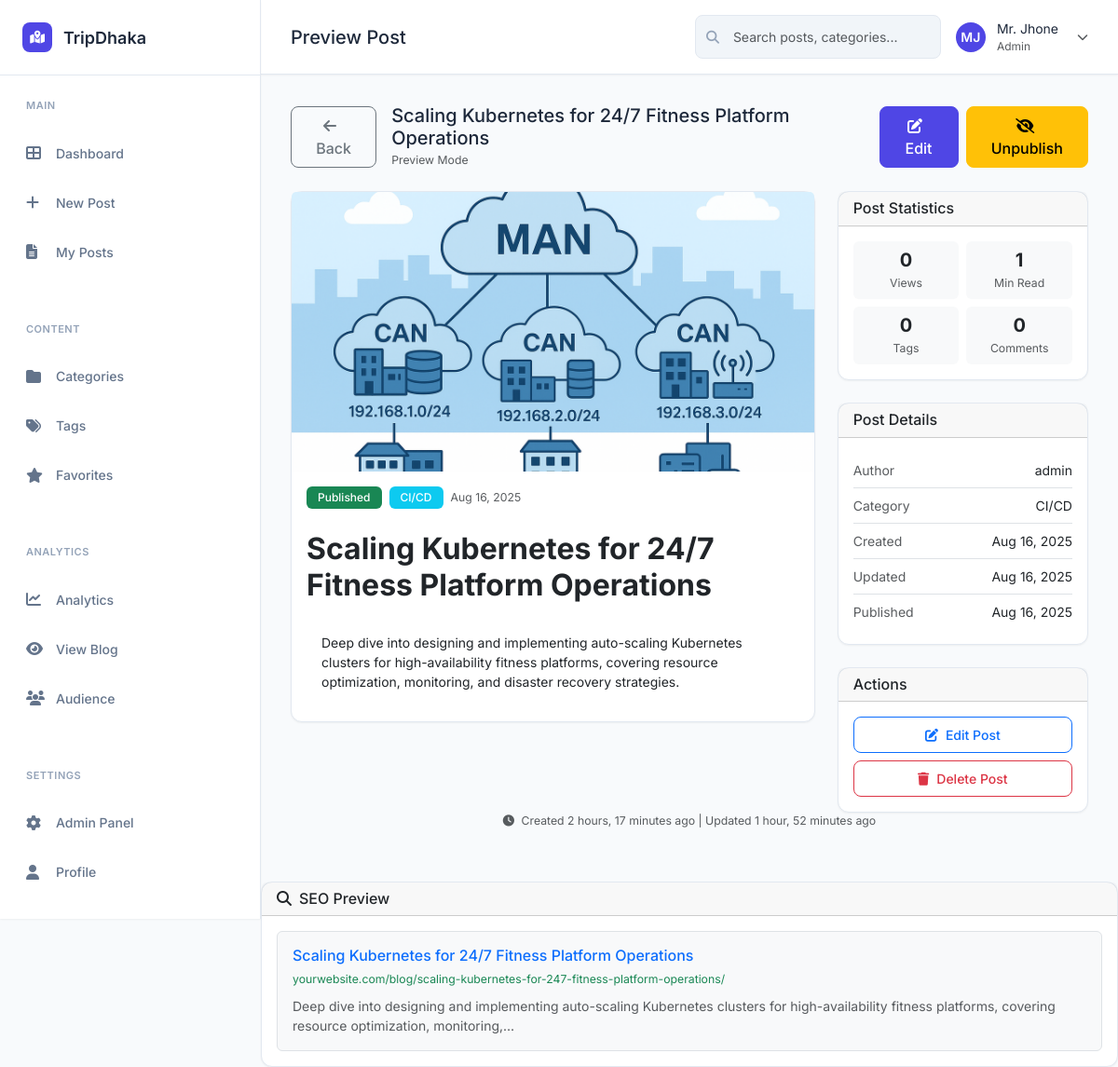
The app's page /preview/5/ (signed in), older data.
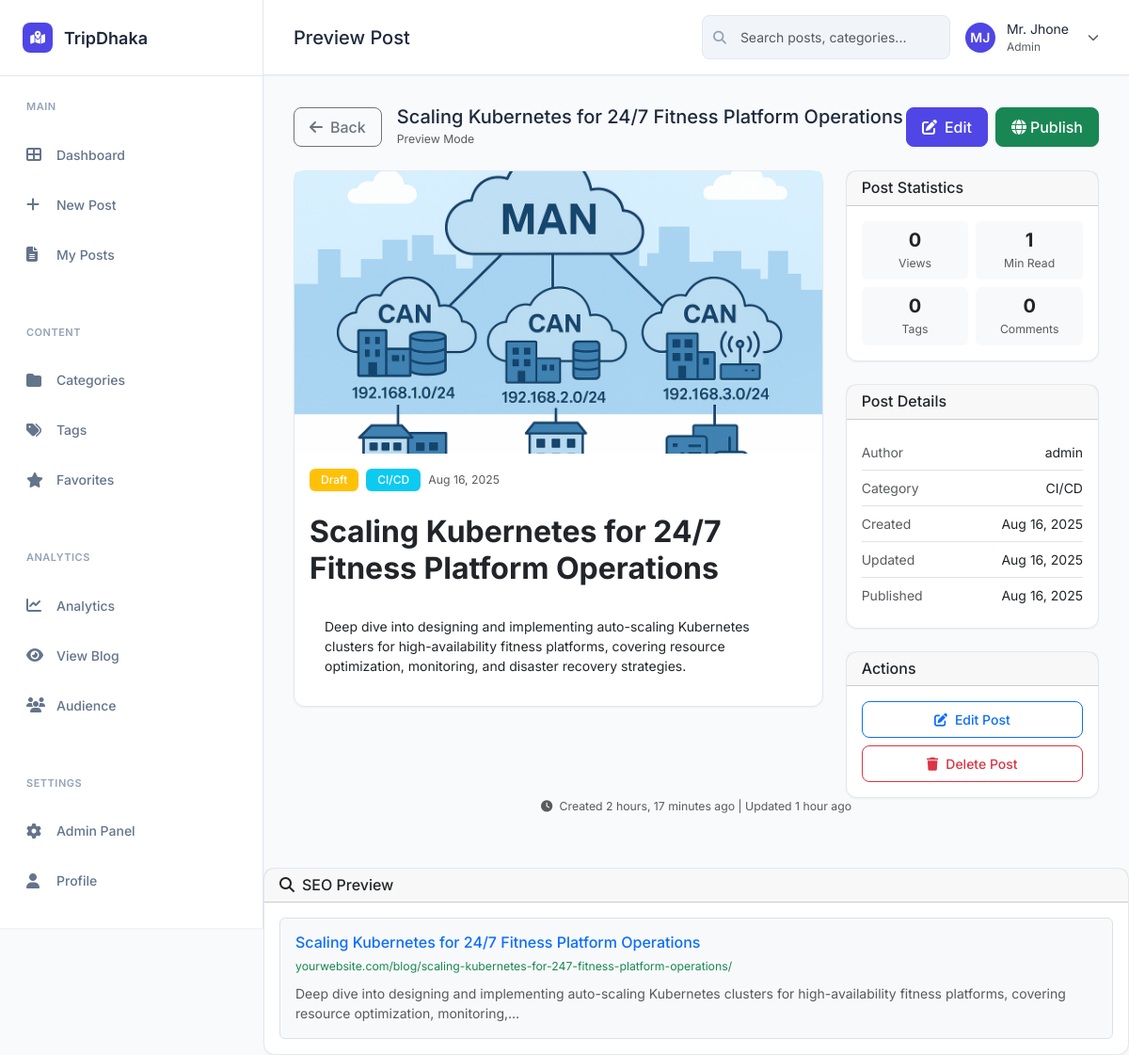
The same page, newer data.
### blog/models.py (models this page shows, shortened)
class Post(models.Model):
    STATUS_CHOICES = [
        ('draft', 'Draft'),
        ('published', 'Published'),
    ]
    title = models.CharField(max_length=200)
    slug = models.SlugField(max_length=200, unique=True, blank=True)
    author = models.ForeignKey(User, on_delete=models.CASCADE, related_name='blog_posts')
    category = models.ForeignKey(Category, on_delete=models.SET_NULL, null=True, blank=True, related_name='posts')
    tags = models.ManyToManyField(Tag, blank=True, related_name='posts')
    excerpt = models.TextField(max_length=300, blank=True, help_text='Brief description of the post')
    content = models.TextField()
    featured_image = models.ImageField(upload_to='blog_images/', blank=True, null=True)
    status = models.CharField(max_length=10, choices=STATUS_CHOICES, default='draft')
    created_at = models.DateTimeField(auto_now_add=True)
    updated_at = models.DateTimeField(auto_now=True)
    published_at = models.DateTimeField(null=True, blank=True)
    views = models.PositiveIntegerField(default=0)
    class Meta:
        ordering = ['-created_at']
        indexes = [
            models.Index(fields=['-created_at']),
            models.Index(fields=['status']),
            models.Index(fields=['slug']),
        ]
    @property
    def reading_time(self):
        word_count = len(self.content.split())
        return max(1, word_count // 200)  # Assuming 200 words per minute

class Category(models.Model):
    name = models.CharField(max_length=100, unique=True)
    slug = models.SlugField(max_length=100, unique=True, blank=True)
    description = models.TextField(blank=True)
    created_at = models.DateTimeField(auto_now_add=True)
    class Meta:
        verbose_name_plural = 'Categories'
        ordering = ['name']

### blog/views.py (the view)
# urls.py: path('preview/<int:post_id>/', views.preview_post, name='preview_post'),
@login_required
def preview_post(request, post_id):
    post = get_object_or_404(Post, id=post_id)
    context = {'post': post}
    return render(request, 'blog/preview_post.html', context)

### blog/templates/blog/preview_post.html (shortened to what the changed rows need)
{% extends 'blog/base.html' %}
{% block content %}
<div class="d-flex justify-content-between align-items-center mb-4">
    <div class="d-flex align-items-center gap-3">
        <div>
            <h5 class="mb-0 fw-600">{{ post.title }}</h5>
            <small class="text-muted">Preview Mode</small>
        </div>
    </div>
    <div class="d-flex gap-2">
        <a href="{% url 'blog:edit_post' post.id %}" class="btn btn-primary">
            <i class="fas fa-edit me-2"></i>Edit
        </a>
        {% if post.status == 'draft' %}
            <button class="btn btn-success" onclick="publishPost('{{ post.id }}')">
                <i class="fas fa-globe me-1"></i>Publish
            </button>
        {% else %}
            <button class="btn btn-warning" onclick="unpublishPost('{{ post.id }}')">
                <i class="fas fa-eye-slash me-1"></i>Unpublish
            </button>
        {% endif %}
    </div>
</div>
<div class="row">
    <div class="col-lg-8">
        <div class="card">
            {% if post.featured_image %}
                <img src="{{ post.featured_image.url }}" class="card-img-top" alt="{{ post.title }}" style="height: 300px; object-fit: cover;">
            {% endif %}
            <div class="card-body">
                <div class="mb-4">
                    <div class="d-flex align-items-center gap-2 mb-3">
                        {% if post.status == 'published' %}
                            <span class="badge bg-success">Published</span>
                        {% else %}
                            <span class="badge bg-warning">Draft</span>
                        {% endif %}
                        {% if post.category %}
                            <span class="badge bg-info">{{ post.category.name }}</span>
                        {% endif %}
                        <span class="text-muted small">{{ post.created_at|date:"M d, Y" }}</span>
                    </div>
                </div>
                <h1 class="h2 fw-bold mb-3">{{ post.title }}</h1>
                <div class="post-content">
                    {{ post.content|safe }}
                </div>
            </div>
        </div>
    </div>
    <div class="col-lg-4">
        <div class="card mb-4">
            <div class="card-body">
                <div class="row g-2">
                    <div class="col-6">
                        <div class="text-center p-2 bg-light rounded">
                            <div class="h5 fw-bold mb-1">{{ post.views|default:"0" }}</div>
                            <div class="small text-muted">Views</div>
                        </div>
                    </div>
                    <div class="col-6">
                        <div class="text-center p-2 bg-light rounded">
                            <div class="h5 fw-bold mb-1">{{ post.reading_time|default:"5" }}</div>
                            <div class="small text-muted">Min Read</div>
                        </div>
                    </div>
                    <div class="col-6">
                        <div class="text-center p-2 bg-light rounded">
                            <div class="h5 fw-bold mb-1">{{ post.tags.all|length }}</div>
                            <div class="small text-muted">Tags</div>
                        </div>
                    </div>
                </div>
            </div>
        </div>
        <div class="card mb-4">
            <div class="card-body">
                {% if post.author %}
                <div class="d-flex justify-content-between py-2 border-bottom">
                    <span class="fw-500 text-muted">Author</span>
                    <span class="fw-500">{{ post.author.username }}</span>
                </div>
                {% endif %}
                {% if post.category %}
                <div class="d-flex justify-content-between py-2 border-bottom">
                    <span class="fw-500 text-muted">Category</span>
                    <span class="fw-500">{{ post.category.name }}</span>
                </div>
                {% endif %}
                <div class="d-flex justify-content-between py-2 border-bottom">
                    <span class="fw-500 text-muted">Created</span>
                    <span class="fw-500">{{ post.created_at|date:"M d, Y" }}</span>
                </div>
                {% if post.updated_at != post.created_at %}
                <div class="d-flex justify-content-between py-2 border-bottom">
                    <span class="fw-500 text-muted">Updated</span>
                    <span class="fw-500">{{ post.updated_at|date:"M d, Y" }}</span>
                </div>
                {% endif %}
                {% if post.published_at %}
                <div class="d-flex justify-content-between py-2">
                    <span class="fw-500 text-muted">Published</span>
                    <span class="fw-500">{{ post.published_at|date:"M d, Y" }}</span>
                </div>
                {% endif %}
            </div>
        </div>
    </div>
</div>
    <div class="card-footer">
        <div class="d-flex justify-content-center align-items-center">
            <small class="text-muted">
                <i class="fas fa-clock me-1"></i>
                Created {{ post.created_at|timesince }} ago
                {% if post.updated_at != post.created_at %}
                    | Updated {{ post.updated_at|timesince }} ago
                {% endif %}
            </small>
        </div>
    </div>
</div>
<div class="card mt-4">
    <div class="card-body">
        <div class="border rounded p-3 bg-light">
            <h6 class="text-primary mb-1">{{ post.title }}</h6>
            <small class="text-success">yourwebsite.com/blog/{{ post.slug }}/</small>
            <p class="mb-0 mt-2 text-muted">
                {% if post.excerpt %}
                    {{ post.excerpt|truncatechars:160 }}
                {% else %}
                    {{ post.content|striptags|truncatechars:160 }}
                {% endif %}
            </p>
        </div>
    </div>
</div>
{% endblock %}

Row changes from the older to the newer data that the page shows:
changed Post "Scaling Kubernetes for 24/7 Fitness Platform Operations": status "published" → "draft" (drawn); updated_at "1 hour, 52 minutes" → "1 hour"
Text that changed along with them:
text no longer shown: "Unpublish Published"
text now shown: "Publish Draft"
